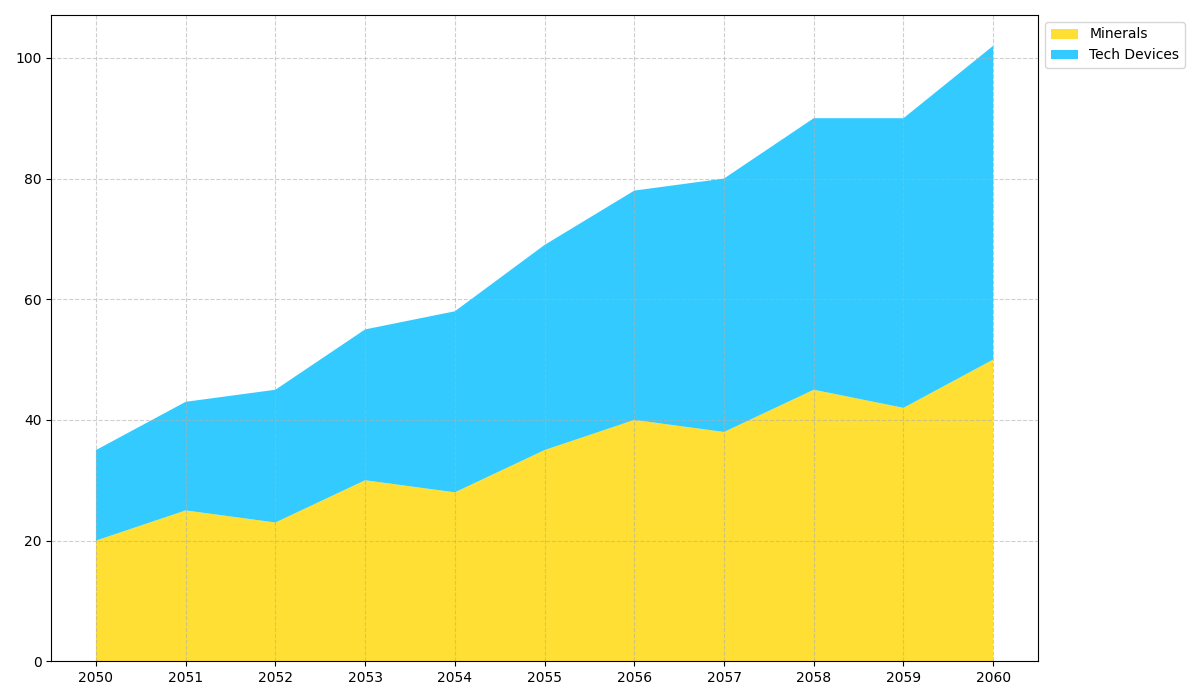

This chart was generated by the following Python code:
import matplotlib.pyplot as plt
import numpy as np

years = np.arange(2050, 2061)
minerals = [20, 25, 23, 30, 28, 35, 40, 38, 45, 42, 50]
tech_devices = [15, 18, 22, 25, 30, 34, 38, 42, 45, 48, 52]

trade_volumes = np.vstack([minerals, tech_devices])
colors = ['#FFD700', '#00BFFF']

fig, ax = plt.subplots(figsize=(12, 7))
ax.stackplot(years, trade_volumes, colors=colors, alpha=0.8)

ax.legend(['Minerals', 'Tech Devices'], loc='upper left', fontsize=10, bbox_to_anchor=(1, 1))
ax.set_xticks(years)
ax.set_yticks(np.arange(0, 101, 20))
ax.grid(True, linestyle='--', alpha=0.6)

plt.tight_layout()
plt.show()
